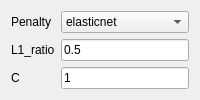
             <widget class="QWidget" name="to_lr">
              <layout class="QGridLayout" name="gridLayout_11">
               <item row="1" column="1">
                <widget class="QLineEdit" name="lineEdit_clf_lr_l1ratio">
                 <property name="text">
                  <string>0.5</string>
                 </property>
                </widget>
               </item>
               <item row="0" column="1">
                <widget class="QComboBox" name="comboBox_clf_lr_penalty">
                 <item>
                  <property name="text">
                   <string>elasticnet</string>
                  </property>
                 </item>
                 <item>
                  <property name="text">
                   <string>none</string>
                  </property>
                 </item>
                </widget>
               </item>
               <item row="1" column="0">
                <widget class="QLabel" name="label_2">
                 <property name="text">
                  <string>L1_ratio</string>
                 </property>
                </widget>
               </item>
               <item row="0" column="0">
                <widget class="QLabel" name="label_8">
                 <property name="text">
                  <string>Penalty</string>
                 </property>
                </widget>
               </item>
               <item row="2" column="0">
                <widget class="QLabel" name="label_12">
                 <property name="text">
                  <string>C</string>
                 </property>
                </widget>
               </item>
               <item row="2" column="1">
                <widget class="QLineEdit" name="lineEdit_clf_lr_C">
                 <property name="text">
                  <string>1</string>
                 </property>
                </widget>
               </item>
              </layout>
             </widget>
